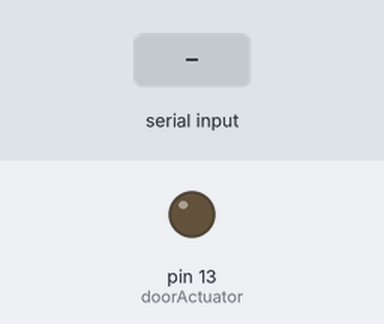
This sketch was run on a simulated Arduino Uno, built with avr-gcc and run on an emulated ATmega328P. On the bench: output pins drawn as LEDs (lit = HIGH). Inputs (shaded band) come from the test bench.

Above: at 1.2 s.
1.3 s: "B" received over Serial
At 1.8 s:
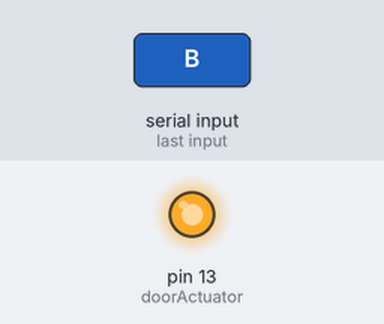
2.8 s: "C" received over Serial
At 4.1 s:
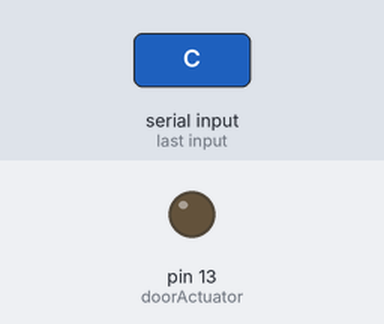
Timing chart, 0 to 5.8 s (numbered marks = the images above; inputs shaded):
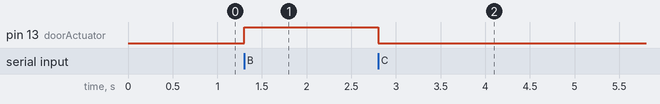

Measured:
- after the input at 1.3 s, pin 13 (doorActuator): LOW → HIGH at once
- after the input at 2.8 s, pin 13 (doorActuator): HIGH → LOW at once

The sketch:

ArduinoBLE.ino
```cpp
int doorActuator = 13;

char doorAction;//for the door to close/open

void setup() {
  // setup door actuator output pin
  pinMode(doorActuator, OUTPUT);

  // initialize serial:
  Serial.begin(9600);
}

void loop() {
  // if there's any serial available, read it:
  if (Serial.available()) {

    // look for the next valid character in the incoming serial stream:
    doorAction = Serial.read();

    if (doorAction == 'B') {
      // open door
      digitalWrite(doorActuator, HIGH);

   }else if (doorAction == 'C') {
      // close door
      digitalWrite(doorActuator, LOW);
   }
  }
}
```
